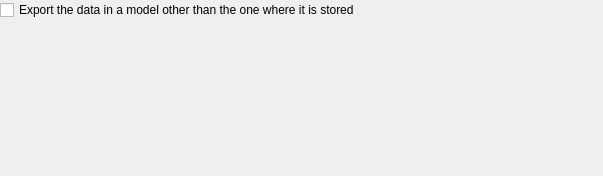
<?xml version="1.0" encoding="UTF-8"?>
<ui version="4.0">
 <class>Form</class>
 <widget class="QWidget" name="Form">
  <property name="geometry">
   <rect>
    <x>0</x>
    <y>0</y>
    <width>603</width>
    <height>176</height>
   </rect>
  </property>
  <property name="sizePolicy">
   <sizepolicy hsizetype="Preferred" vsizetype="Preferred">
    <horstretch>0</horstretch>
    <verstretch>0</verstretch>
   </sizepolicy>
  </property>
  <property name="windowTitle">
   <string>Form</string>
  </property>
  <layout class="QGridLayout" name="gridLayout">
   <property name="leftMargin">
    <number>0</number>
   </property>
   <property name="topMargin">
    <number>0</number>
   </property>
   <property name="rightMargin">
    <number>0</number>
   </property>
   <property name="bottomMargin">
    <number>0</number>
   </property>
   <item row="0" column="0">
    <widget class="QCheckBox" name="export_models_checkbox">
     <property name="toolTip">
      <string>&lt;html&gt;&lt;head/&gt;&lt;body&gt;&lt;p&gt;If your data is in the format of the cantonal model, but you want to export it in the format of the national model.&lt;/p&gt;&lt;p&gt;Usually, this is one single model. However, it is also possible to pass multiple models, which makes sense if there are multiple base models in the schema you want to export.&lt;/p&gt;&lt;p&gt;This is the value passed to &lt;span style=&quot; font-family:'monospace';&quot;&gt;--exportModels&lt;/span&gt;&lt;/p&gt;&lt;/body&gt;&lt;/html&gt;</string>
     </property>
     <property name="text">
      <string>Export the data in a model other than the one where it is stored</string>
     </property>
    </widget>
   </item>
   <item row="1" column="0">
    <widget class="SpaceCheckListView" name="items_view" native="true">
     <property name="sizePolicy">
      <sizepolicy hsizetype="Preferred" vsizetype="Expanding">
       <horstretch>0</horstretch>
       <verstretch>0</verstretch>
      </sizepolicy>
     </property>
    </widget>
   </item>
  </layout>
 </widget>
 <customwidgets>
  <customwidget>
   <class>SpaceCheckListView</class>
   <extends></extends>
   <header>QgisModelBaker.utils.gui_utils</header>
   <container>1</container>
  </customwidget>
 </customwidgets>
 <resources/>
 <connections/>
</ui>
